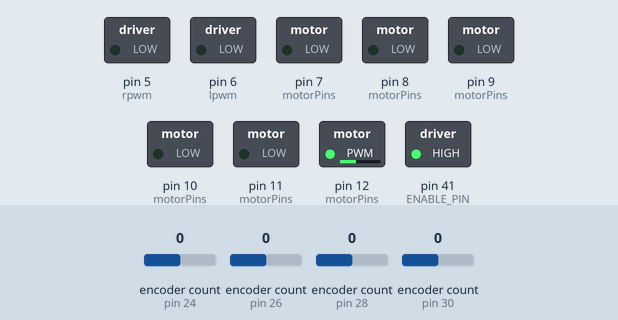
The sketch below on a simulated Arduino Mega 2560, built with avr-gcc and run on an emulated ATmega2560. On the bench: switched loads named in the sketch (green lamp = pin HIGH). The test bench sets the inputs (shaded band); at power-on: encoder count (sensors on pin 24, pin 26, pin 28, pin 30) 0. What the sketch prints to the serial monitor is not drawn.

Above: at 0.1 s.
Timing chart, 0 to 1.6 s (numbered marks = the images above):
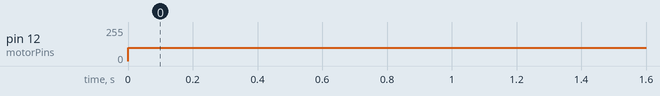

The sketch:

quad_encoder.ino
```cpp
#include <Encoder.h>

// Motor control pins
const int M1_RPWM = 5;
const int M1_LPWM = 6;
const int M2_RPWM = 7;
const int M2_LPWM = 8;
const int M3_RPWM = 9;
const int M3_LPWM = 10;
const int M4_RPWM = 11;
const int M4_LPWM = 12;
const int ENABLE_PIN = 41;

// Encoder pins (corrected)
const int M1_ENCODER_A = 26;
const int M1_ENCODER_B = 27;
const int M2_ENCODER_A = 30;
const int M2_ENCODER_B = 31;
const int M3_ENCODER_A = 24;
const int M3_ENCODER_B = 25;
const int M4_ENCODER_A = 28;
const int M4_ENCODER_B = 29;

// Encoder objects
Encoder M1_ENCODER(M1_ENCODER_A, M1_ENCODER_B);
Encoder M2_ENCODER(M2_ENCODER_A, M2_ENCODER_B);
Encoder M3_ENCODER(M3_ENCODER_A, M3_ENCODER_B);
Encoder M4_ENCODER(M4_ENCODER_A, M4_ENCODER_B);

long old_position = -999;

void setup() {
  Serial.begin(9600);
  Serial.println("TB7960 + Encoder Test");

  // Enable motor drivers
  pinMode(ENABLE_PIN, OUTPUT);
  digitalWrite(ENABLE_PIN, HIGH);

  // Set motor pins
  int motorPins[] = {
    M1_RPWM, M1_LPWM, M2_RPWM, M2_LPWM,
    M3_RPWM, M3_LPWM, M4_RPWM, M4_LPWM
  };

  for (int i = 0; i < 8; i++) {
    pinMode(motorPins[i], OUTPUT);
    analogWrite(motorPins[i], 0);
  }
}

void spin_motor(int motor, int speed) {
  int rpwm, lpwm;

  switch (motor) {
    case 1: rpwm = M1_RPWM; lpwm = M1_LPWM; break;
    case 2: rpwm = M2_RPWM; lpwm = M2_LPWM; break;
    case 3: rpwm = M3_RPWM; lpwm = M3_LPWM; break;
    case 4: rpwm = M4_RPWM; lpwm = M4_LPWM; break;
    default: return;
  }

  if (speed > 0) {
    analogWrite(rpwm, speed);
    analogWrite(lpwm, 0);
  } else if (speed < 0) {
    analogWrite(rpwm, 0);
    analogWrite(lpwm, -speed);
  } else {
    analogWrite(rpwm, 0);
    analogWrite(lpwm, 0);
  }
}

void read_encoder(Encoder &encoder_object) {
  long new_position = encoder_object.read();
  if (new_position != old_position) {
    old_position = new_position;
    Serial.println(new_position);
  }
}

void loop() {
  // Test Motor 1 spin and encoder reading
  spin_motor(4, -100);
  read_encoder(M4_ENCODER);
  delay(50);
}
```

Measured:
- by itself, pin 12 (motorPins): 0/255 → 100/255 at 0.00 s
